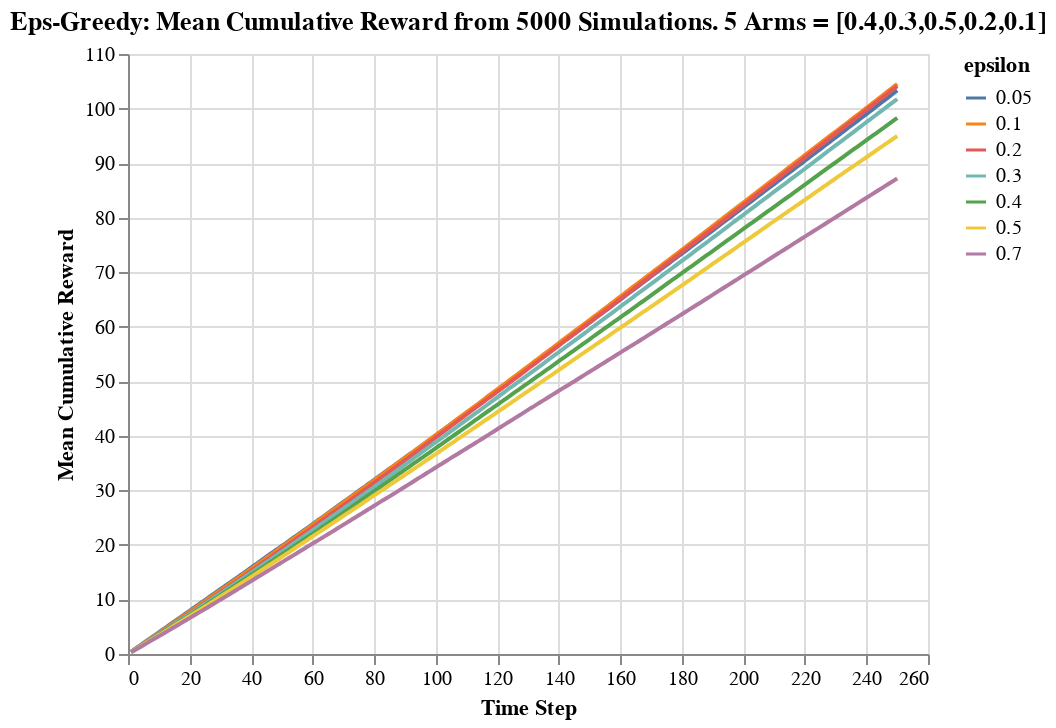

The notebook cell saved with this chart:
### Code cell
alt.Chart(df_cumreward).mark_line().encode(
    alt.X("step:Q", title = "Time Step"),
    alt.Y("cum_reward:Q", title = "Mean Cumulative Reward"),
    color = alt.Color("epsilon:N")
).properties(
    title = "Eps-Greedy: Mean Cumulative Reward from 5000 Simulations. 5 Arms = [0.4,0.3,0.5,0.2,0.1]",
)

### Figure 1 — Vega-Lite specification as saved in the notebook (floating-point values rounded to 4 significant figures; data arrays with more than 128 entries replaced by an {"elided": "..."} marker saying what was removed)
{"config": {"view": {"continuousWidth": 400, "continuousHeight": 300}}, "data": {"name": "data-0f00b301edb192b3da4a413c60dd5ac8"}, "mark": "line", "encoding": {"color": {"type": "nominal", "field": "epsilon"}, "x": {"type": "quantitative", "field": "step", "title": "Time Step"}, "y": {"type": "quantitative", "field": "cum_reward", "title": "Mean Cumulative Reward"}}, "title": "Eps-Greedy: Mean Cumulative Reward from 5000 Simulations. 5 Arms = [0.4,0.3,0.5,0.2,0.1]", "$schema": "https://vega.github.io/schema/vega-lite/v4.8.1.json", "datasets": {"data-0f00b301edb192b3da4a413c60dd5ac8": {"elided": "1750 records"}}}
